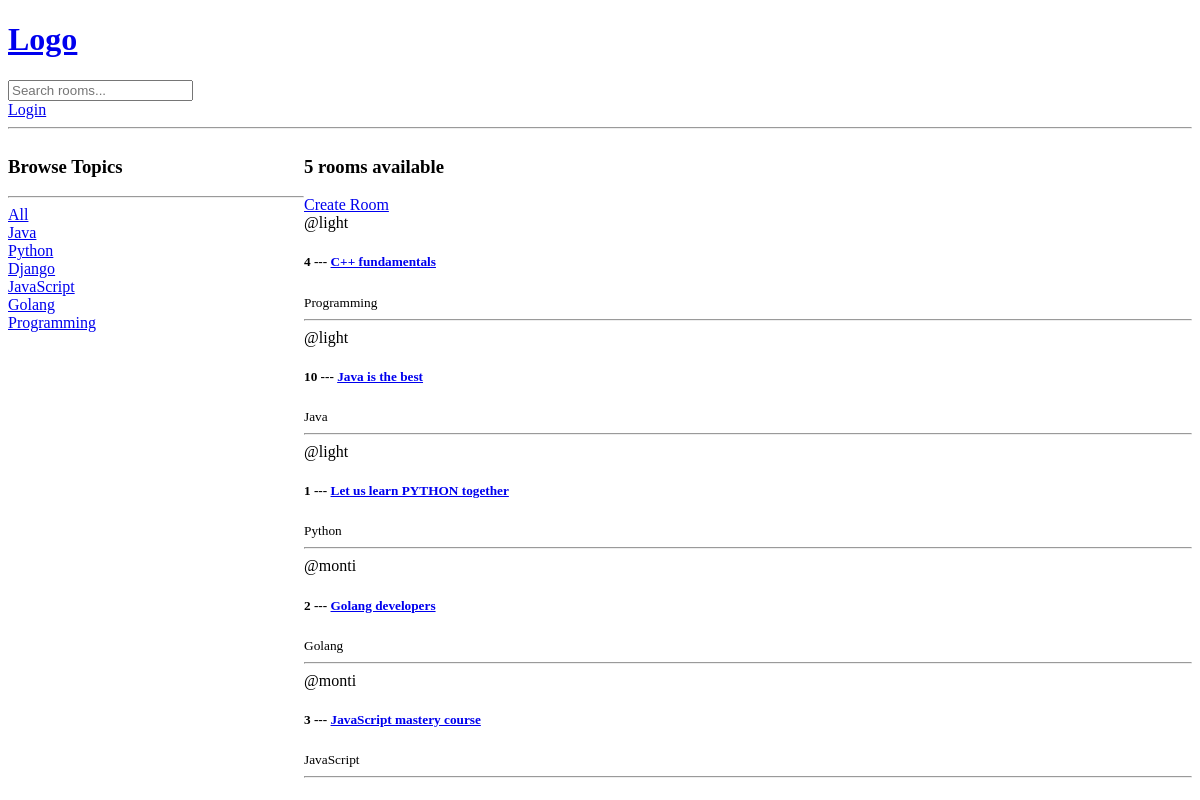
Before: / with the older database file.
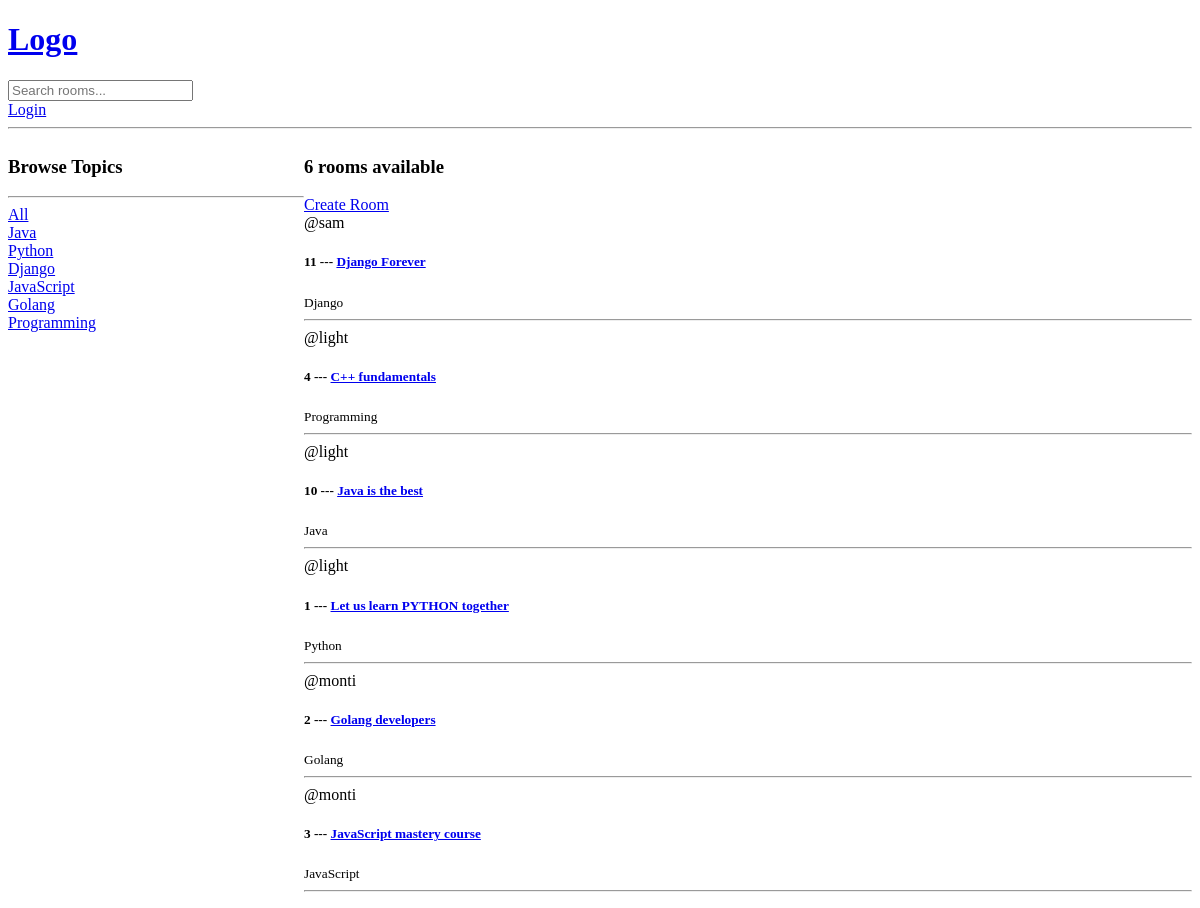
After: the same page with the newer database file.
### base/models.py (models this page shows, shortened)
class Topic(models.Model):
    name = models.CharField(max_length=200)
    def __str__(self):
        return self.name

class Room(models.Model):
    host = models.ForeignKey(User, on_delete=models.SET_NULL, null=True)
    topic = models.ForeignKey(Topic, on_delete=models.SET_NULL, null=True)
    name = models.CharField(max_length=200)
    description = models.TextField(null=True, blank=True)
    participants = models.ManyToManyField(User, related_name='participants', blank=True)
    updated = models.DateTimeField(auto_now=True)
    created = models.DateTimeField(auto_now_add=True)
    class Meta:
        ordering = ['-updated', '-created']

### base/views.py (the view)
# urls.py: path('', views.home, name="home"),
def home(request: any) -> HttpResponse:
    query = request.GET.get('q') if request.GET.get('q') != None else ''
    rooms = Room.objects.filter(
        Q(topic__name__contains = query) |
        Q(name__contains = query) |
        Q(description__contains = query)
    )
    topics = Topic.objects.all()
    room_count = rooms.count()
    room_messages = Message.objects.filter(Q(room__topic__name__icontains=query))
    context = {
        'rooms' : rooms,
        'topics' : topics,
        'room_count' : room_count,
        'room_messages' : room_messages
    }
    return render(request, 'base/home.html', context)

### base/templates/base/home.html (shortened to what this page needs)
{% extends 'main.html' %}
{% block content %}
<div class="home-container">
    <div>
        <h3>Browse Topics</h3>
        <hr>
        <div>
            <a href="{% url 'home' %}">All </a>
        </div>
        {% for topic in topics %}
            <div>
                <a href="{% url 'home' %}?q={{ topic.name }}">{{ topic.name }}</a>
            </div>
        {% endfor %}
    </div>
    <div>
        <h3>{{ room_count }} rooms available</h3>
        <a href="{% url 'create-room' %}">Create Room </a>
        <div>
            {% for room in rooms %}
                <span>@{{ room.host.username }}</span>
                <h5>{{ room.id }} --- <a href="{% url 'room' room.id %}">{{ room.name }}</a></h5>
                <small>{{ room.topic }}</small>
                <hr>
            {% endfor %}
        </div>
    </div>
</div>
{% endblock %}

Changed rows visible on the page:
added Room: host.username "sam", id "11", name "Django Forever", topic "Django"
Other visible differences:
{{ room_count }}: "5" → "6"
